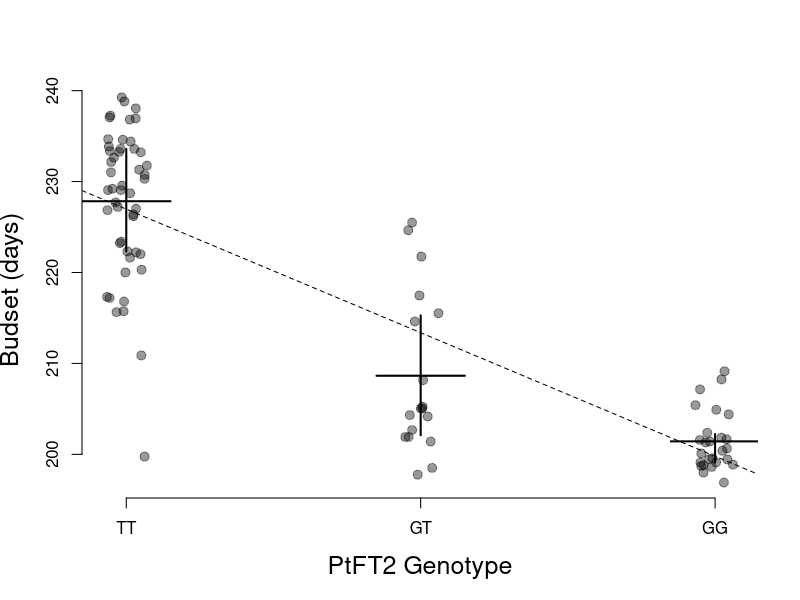

This chart was generated by the following R code:

##Thanks to Pär Ingvarsson for sharing this data underlying Wang et al A major locus controls local adaptation and adaptive life history variation in a perennial plant

# Figure 6A https://genomebiology.biomedcentral.com/articles/10.1186/s13059-018-1444-y


aspen_budset<-read.table("Journal_figs/Quant_gen/Wang_GWAS_poplar/FT2_budset.txt",as.is=TRUE,head=TRUE)

plot(jitter(aspen_budset$ft2,amount=0.07),aspen_budset$budset,pch=19,col=adjustcolor("black",0.4),axes=FALSE,xlab="PtFT2 Genotype",ylab="Budset (days)",cex.lab=1.5,cex=1.2)

line.width<-c(-0.15,0.15)
sapply(0:2, function(geno){
	geno.mean<-mean(aspen_budset$budset[aspen_budset$ft2==geno])
	geno.sd<-sd(aspen_budset$budset[aspen_budset$ft2==geno])/sum(aspen_budset$ft2==geno)
	inter.quart<-quantile(aspen_budset$budset[aspen_budset$ft2==geno],p=c(0.25,0.75))
	lines(x=geno+line.width,rep(geno.mean,2),lwd=2)
	#lines(x=rep(geno,2),y=c(geno.mean+1.96*geno.sd,geno.mean-1.96*geno.sd),lwd=2)	
	lines(x=rep(geno,2),y=inter.quart,lwd=2)	
})
abline(lm(aspen_budset$budset~aspen_budset$ft2),lty=2)

axis(1,at=c(0,1,2),lab=c("TT","GT","GG"),cex.lab=1.5)
axis(2)

dev.copy2pdf(file="~/Dropbox/Courses/Popgen_teaching_Notes/Journal_figs/Quant_gen/Wang_GWAS_poplar/Poplar_Aspen_budset_geno_pheno.pdf")
